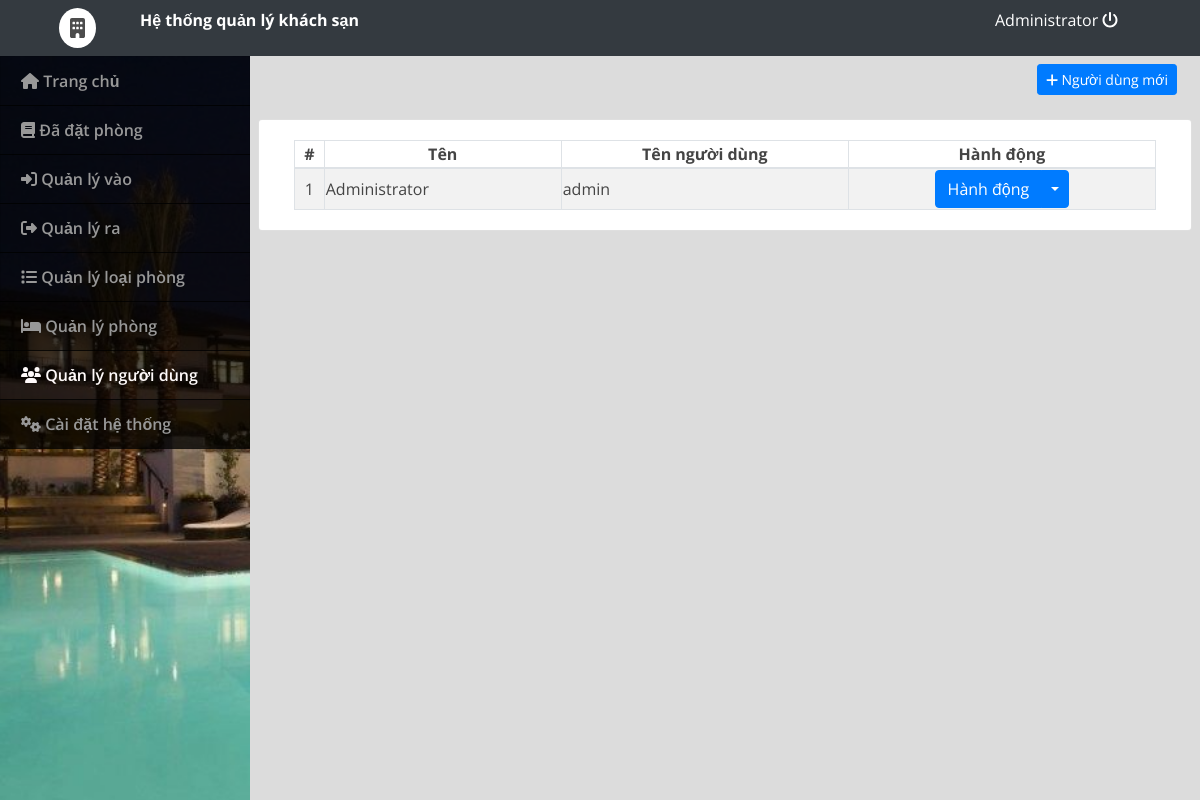
The app's page /admin/index.php?page=users (signed in), older data.
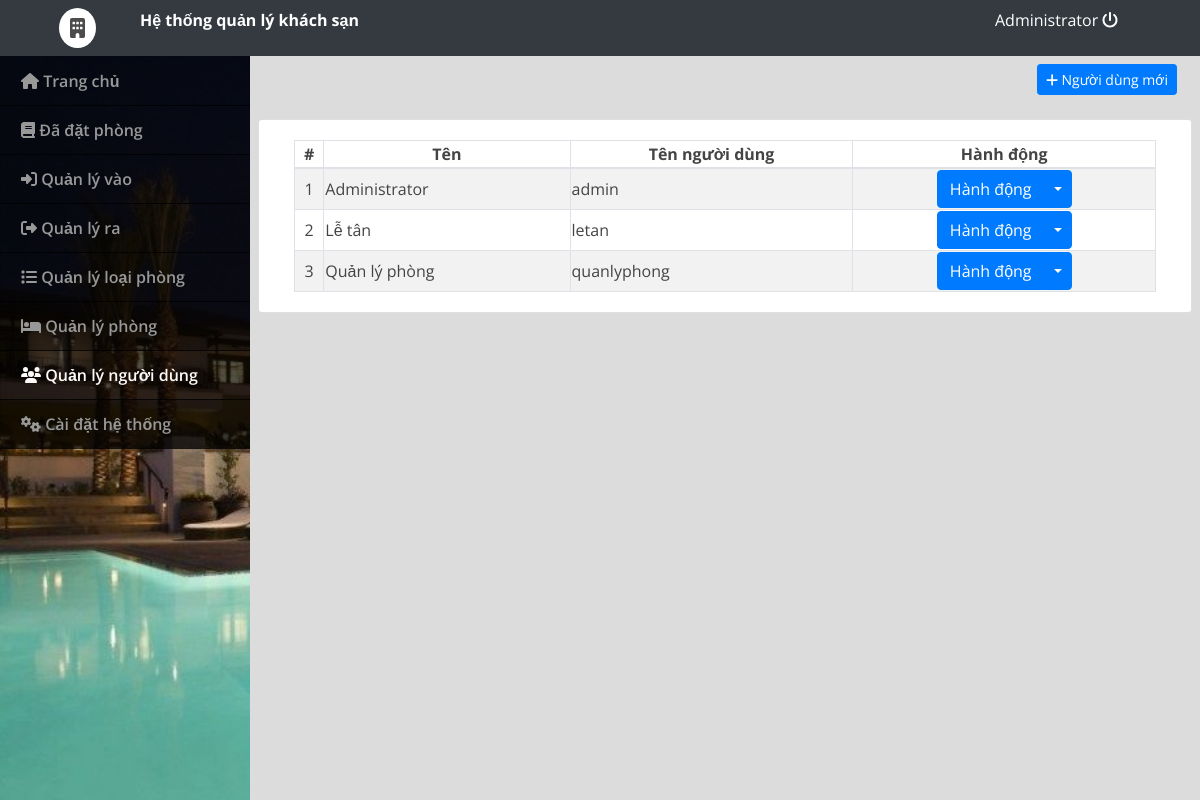
The same page, newer data.
### tables this page shows
CREATE TABLE `users` (
  `id` int(30) NOT NULL,
  `name` varchar(200) NOT NULL,
  `username` varchar(100) NOT NULL,
  `password` varchar(200) NOT NULL,
  `type` tinyint(1) NOT NULL DEFAULT 2 COMMENT '1=admin , 2 = staff'
);

### admin/users.php (the view, shortened to what this page needs)
<?php
include 'db_connect.php';
?>
<div class="container-fluid">
    <div class="row">
        <div class="col-lg-12">
            <button class="btn btn-primary float-right btn-sm" id="new_user"><i class="fa fa-plus"></i> Người dùng mới</button>
        </div>
    </div>
    <br>
    <div class="row">
        <div class="card col-lg-12">
            <div class="card-body">
                <table class="table-striped table-bordered col-md-12">
                    <thead>
                        <tr>
                            <th class="text-center">#</th>
                            <th class="text-center">Tên</th>
                            <th class="text-center">Tên người dùng</th>
                            <th class="text-center">Hành động</th>
                        </tr>
                    </thead>
                    <tbody>
                        <?php
                        $users = $conn->query("SELECT * FROM users order by name asc");
                        $i = 1;
                        while($row= $users->fetch_assoc()):
                        ?>
                        <tr>
                            <td class="text-center"><?php echo $i++ ?></td>
                            <td><?php echo $row['name'] ?></td>
                            <td><?php echo $row['username'] ?></td>
                            <td class="text-center">
                                <div class="btn-group">
                                    <button type="button" class="btn btn-primary">Hành động</button>
                                    <button type="button" class="btn btn-primary dropdown-toggle dropdown-toggle-split" data-toggle="dropdown" aria-haspopup="true" aria-expanded="false">
                                    </button>
                                </div>
                            </td>
                        </tr>
                        <?php endwhile; ?>
                    </tbody>
                </table>
            </div>
        </div>
    </div>
</div>

Row changes from the older to the newer data that the page shows:
added users: name "Lễ tân", username "letan"
added users: name "Quản lý phòng", username "quanlyphong"
